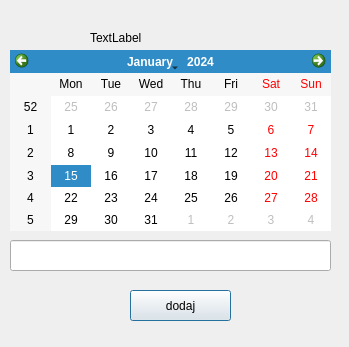
<?xml version="1.0" encoding="UTF-8"?>
<ui version="4.0">
 <class>dodaj</class>
 <widget class="QDialog" name="dodaj">
  <property name="geometry">
   <rect>
    <x>0</x>
    <y>0</y>
    <width>349</width>
    <height>347</height>
   </rect>
  </property>
  <property name="windowTitle">
   <string>Dialog</string>
  </property>
  <widget class="QPushButton" name="pushButton">
   <property name="geometry">
    <rect>
     <x>130</x>
     <y>290</y>
     <width>101</width>
     <height>31</height>
    </rect>
   </property>
   <property name="text">
    <string>dodaj</string>
   </property>
  </widget>
  <widget class="QLabel" name="status">
   <property name="geometry">
    <rect>
     <x>90</x>
     <y>30</y>
     <width>191</width>
     <height>16</height>
    </rect>
   </property>
   <property name="text">
    <string>TextLabel</string>
   </property>
  </widget>
  <widget class="QCalendarWidget" name="calendarWidget">
   <property name="geometry">
    <rect>
     <x>10</x>
     <y>50</y>
     <width>321</width>
     <height>181</height>
    </rect>
   </property>
  </widget>
  <widget class="QLineEdit" name="lineEdit">
   <property name="geometry">
    <rect>
     <x>10</x>
     <y>240</y>
     <width>321</width>
     <height>31</height>
    </rect>
   </property>
  </widget>
 </widget>
 <resources/>
 <connections/>
</ui>
